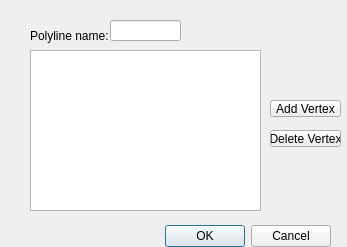
<?xml version="1.0" encoding="UTF-8"?>
<ui version="4.0">
 <class>Dialog</class>
 <widget class="QDialog" name="Dialog">
  <property name="geometry">
   <rect>
    <x>0</x>
    <y>0</y>
    <width>347</width>
    <height>247</height>
   </rect>
  </property>
  <property name="windowTitle">
   <string>CreatePolyline</string>
  </property>
  <widget class="QLabel" name="label_5">
   <property name="geometry">
    <rect>
     <x>30</x>
     <y>10</y>
     <width>81</width>
     <height>51</height>
    </rect>
   </property>
   <property name="text">
    <string>Polyline name:</string>
   </property>
  </widget>
  <widget class="QLineEdit" name="lineEdit_polylineName">
   <property name="geometry">
    <rect>
     <x>110</x>
     <y>20</y>
     <width>71</width>
     <height>21</height>
    </rect>
   </property>
  </widget>
  <widget class="QTableWidget" name="tableWidget_points">
   <property name="geometry">
    <rect>
     <x>30</x>
     <y>50</y>
     <width>231</width>
     <height>161</height>
    </rect>
   </property>
  </widget>
  <widget class="QPushButton" name="AddVertex">
   <property name="geometry">
    <rect>
     <x>270</x>
     <y>100</y>
     <width>71</width>
     <height>17</height>
    </rect>
   </property>
   <property name="text">
    <string>Add Vertex</string>
   </property>
  </widget>
  <widget class="QPushButton" name="DeleteVertex">
   <property name="geometry">
    <rect>
     <x>270</x>
     <y>130</y>
     <width>71</width>
     <height>17</height>
    </rect>
   </property>
   <property name="text">
    <string>Delete Vertex</string>
   </property>
  </widget>
  <widget class="QDialogButtonBox" name="buttonBox">
   <property name="geometry">
    <rect>
     <x>-180</x>
     <y>220</y>
     <width>511</width>
     <height>32</height>
    </rect>
   </property>
   <property name="orientation">
    <enum>Qt::Horizontal</enum>
   </property>
   <property name="standardButtons">
    <set>QDialogButtonBox::Cancel|QDialogButtonBox::Ok</set>
   </property>
  </widget>
 </widget>
 <resources/>
 <connections/>
</ui>
